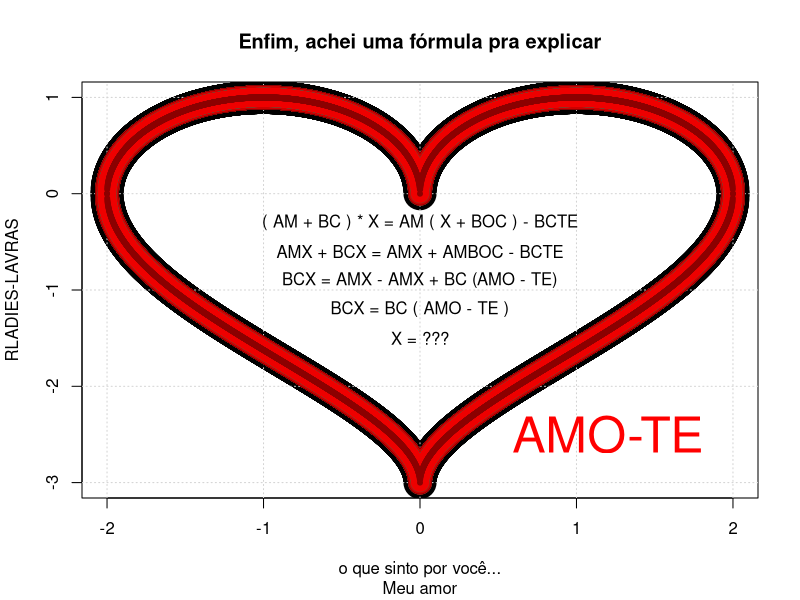
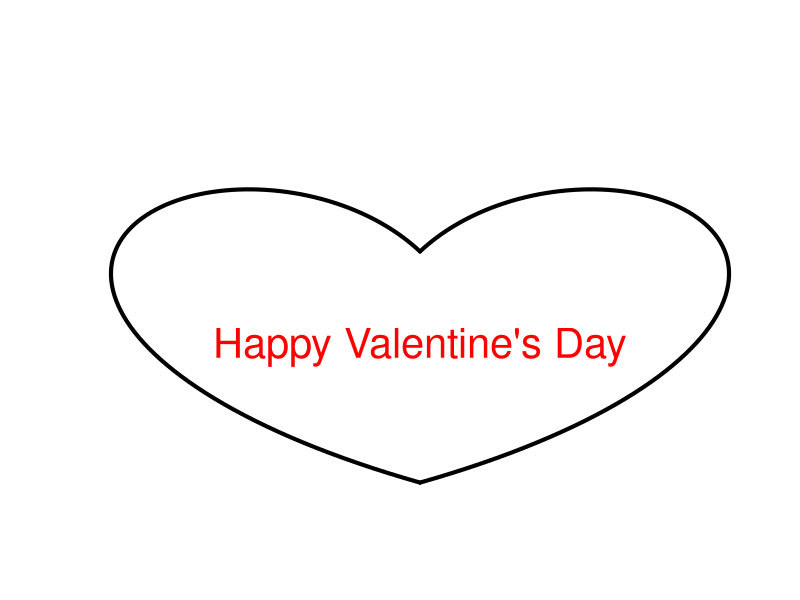

The R source for these figures, in order: (Note: this script raises an error after producing the figures.)
#-------------------------------------------------------------------------
# Que tal declarar para o seu amor utilização programação?
# Nós do R-Ladies Lavras organizamos esse script com varias formas de declarar
# para o seu amor nesse dia 12/06. 
# Use sua criatividade e feliz dia dos namorados
#-------------------------------------------------------------------------

# CORAÇÃO 1 - FORMULA DO AMOR ---------------------------------------------


core=function(nome="Meu amor")
{
  x=seq(-2,2,0.001)
  y1=sqrt(1-((abs(x)-1)^2))
  y2=-3*sqrt(1-(sqrt(abs(x))/sqrt(2)))
  plot(main="Enfim, achei uma fórmula pra explicar", ylab="RLADIES-LAVRAS",xlab="o que sinto por você...",sub=nome,c(x,x),c(y1,y2),lwd=3,pch=20,cex=6)
  grid()
  cores=paste(c("red","tomato"),sort(rep(1:4,2)),sep="")
  eq=c("( AM + BC ) * X = AM ( X + BOC ) - BCTE","AMX + BCX = AMX + AMBOC - BCTE","BCX = AMX - AMX + BC (AMO - TE)","BCX = BC ( AMO - TE )","X = ???")
  pos=c(-0.3,-0.6,-0.9,-1.2,-1.5)
  cont=0
  for (i in 1:30)
  {
    points(c(x,x),c(y1,y2),col=cores[sample(1:8,1)],lwd=sample(1:4,1),pch=20,cex=round(runif(1,1,4)))
    if (i%%5 == 0 & i <=25)
    {
      cont=cont+1
      text(0,pos[cont],eq[cont])
    }
  }
  text(1.2,-2.5,"AMO-TE",col="red",cex=3)
}
core()

#FONTE: www.profmsouza.blogspot.com

# Se quiser personalizar, basta colocar o nome de sua amada ou amado (entre aspas) como parâmetro da função core (e.g.: core("Cíntia"), escreveria o nome de minha amada... rs)
# Bom namoro pra vocês!
#----------------------------------------------------------------~~


# CORAÇÃO 2: Happy Valentine's Day ----------------------------------------


heart1 = function(name){
  t = seq(0,60,len=100)
  plot(c(-8,8),c(0,20),type='n',axes=FALSE,xlab='',ylab='')
  x = -.01*(-t^2+40*t+1200)*sin(pi*t/180)
  y = .01*(-t^2+40*t+1200)*cos(pi*t/180)
  lines(x,y, lwd=4)
  lines(-x,y, lwd=4)
  text(0,7,"Happy Valentine's Day",col='red',cex=2.5)
  text(0,5.5,name,col='red',cex=2.5)
}
heart1()

#FONTE: https://blog.revolutionanalytics.com/2013/02/make-a-valentines-heart-with-r.html

# CORAÇÃO 3 - HOT COLOR HEART ---------------------------------------------


dat<- data.frame(t=seq(0, 2*pi, by=0.1) )
xhrt <- function(t) 16*sin(t)^3
yhrt <- function(t) 13*cos(t)-5*cos(2*t)-2*cos(3*t)-cos(4*t)
dat$y=yhrt(dat$t)
dat$x=xhrt(dat$t)
with(dat, plot(x,y, type="l"))

with(dat, polygon(x,y, col="hotpink"))   

points(c(10,-10, -15, 15), c(-10, -10, 10, 10), pch=169, font=5)


#FONTE: https://stackoverflow.com/questions/8082429/plot-a-heart-in-r


# CORAÇÃO 4: CARTESIANO  --------------------------------------------------

library(ggplot2)
dat <- data.frame(x=seq(0, 2*pi, length.out=100))
cardioid <- function(x, a=1)a*(1-cos(x))
ggplot(dat, aes(x=x)) + stat_function(fun=cardioid) + coord_polar()

heart <- function(x)2-2*sin(x) + sin(x)*(sqrt(abs(cos(x))))/(sin(x)+1.4)
ggplot(dat, aes(x=x)) + stat_function(fun=heart) + coord_polar(start=-pi/2)

#FONTE: https://stackoverflow.com/questions/8082429/plot-a-heart-in-r
